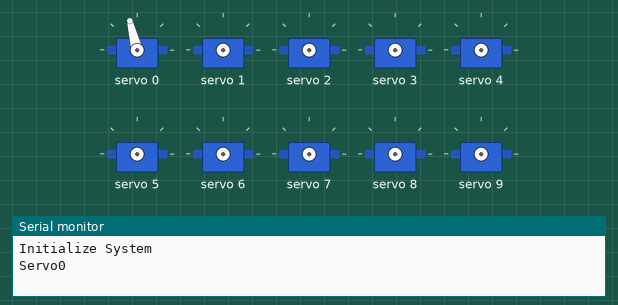
Simulated run of this sketch. Board: Arduino Uno, built with avr-gcc and run on an emulated ATmega328P. Parts: 10 × servo, the last lines printed to the serial monitor.

Above: at 0.15 s.
At 5.4 s:
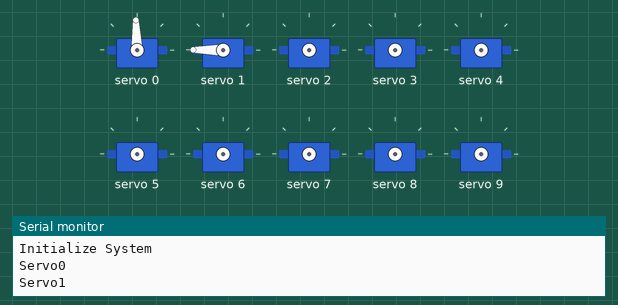
At 9.67 s:
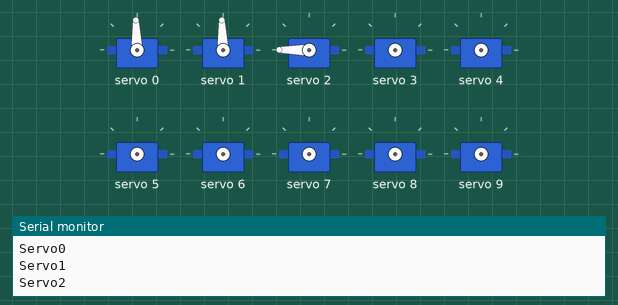
At 18.21 s:
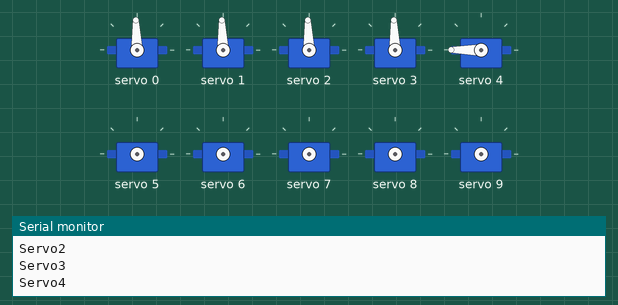
At 28.93 s:
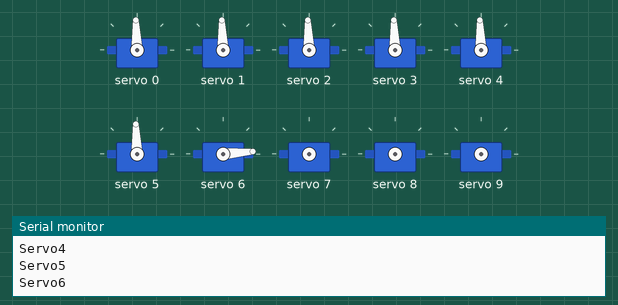
At 39.55 s:
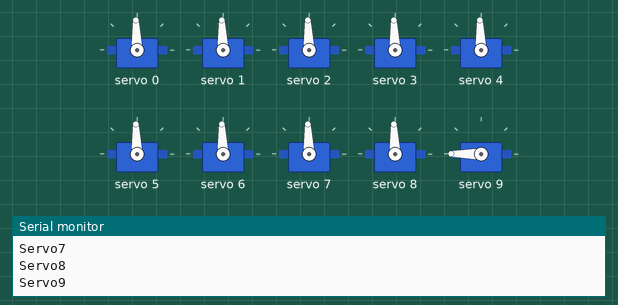
Timing chart, 0 to 40.0 s (numbered marks = the images above):
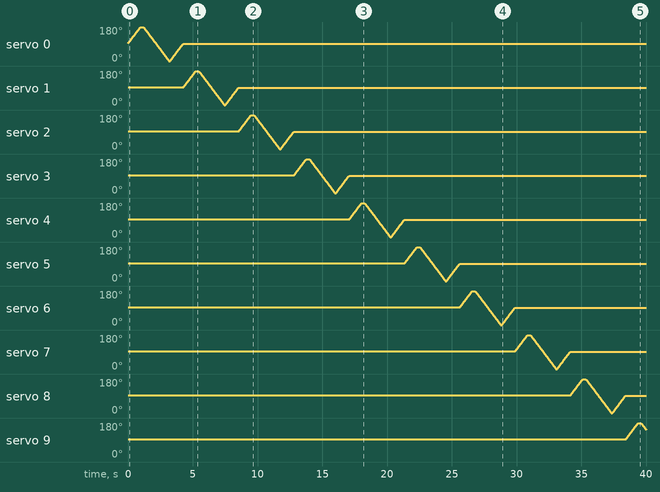

The sketch:

servo-test-1.ino
```cpp
//Libraries
#include <Wire.h>//https://www.arduino.cc/en/reference/wire
#include <Adafruit_PWMServoDriver.h>//https://github.com/adafruit/Adafruit-PWM-Servo-Driver-Library
//Constants
#define nbPCAServo 16
//Parameters
int MIN_IMP [nbPCAServo] ={500, 500, 500, 500, 500, 500, 500, 500, 500, 500, 500, 500, 500, 500, 500, 500};
int MAX_IMP [nbPCAServo] ={2500, 2500, 2500, 2500, 2500, 2500, 2500, 2500, 2500, 2500, 2500, 2500, 2500, 2500, 2500, 2500};
int MIN_ANG [nbPCAServo] ={80, 80, 80, 80, 80, 80, 80, 80, 80, 80, 80, 80, 80, 80, 80, 80};
int MAX_ANG [nbPCAServo] ={90, 90, 90, 90, 90, 90, 90, 90, 90, 90, 90, 90, 90, 90, 90, 90};
//Objects
Adafruit_PWMServoDriver pca= Adafruit_PWMServoDriver(0x40);
void setup(){
//Init Serial USB
Serial.begin(9600);
Serial.println(F("Initialize System"));
pca.begin();
pca.setPWMFreq(60);  // Analog servos run at ~60 Hz updates
}
void loop(){
  pcaScenario();
}
void pcaScenario(){/* function pcaScenario */
////Scenario to test servomotors controlled by PCA9685 I2C Module
for (int i=0; i<nbPCAServo; i++) {
  Serial.print("Servo");
  Serial.println(i);
      //int middleVal=((MAX_IMP[i]+MIN_IMP[i])/2)/20000*4096; // conversion µs to pwmval
      //pca.setPWM(i,0,middleVal);
      for(int pos=(MAX_IMP[i]+MIN_IMP[i])/2;pos<MAX_IMP[i];pos+=10){
        pca.writeMicroseconds(i,pos);delay(10);
      }
      for(int pos=MAX_IMP[i];pos>MIN_IMP[i];pos-=10){
        pca.writeMicroseconds(i,pos);delay(10);
      }
      for(int pos=MIN_IMP[i];pos<(MAX_IMP[i]+MIN_IMP[i])/2;pos+=10){
        pca.writeMicroseconds(i,pos);delay(10);
      }
      pca.setPin(i,0,true); // deactivate pin i
    }
}
int jointToImp(double x,int i){/* function jointToImp */
////Convert joint angle into pwm command value
      int imp=(x - MIN_ANG[i]) * (MAX_IMP[i]-MIN_IMP[i]) / (MAX_ANG[i]-MIN_ANG[i]) + MIN_IMP[i];
      imp=max(imp,MIN_IMP[i]);
      imp=min(imp,MAX_IMP[i]);
 return imp;
}
```

Measured:
- by itself, servo 9: rises from 94° to 180° in 0.93 s, then falls to 146° in 0.59 s
